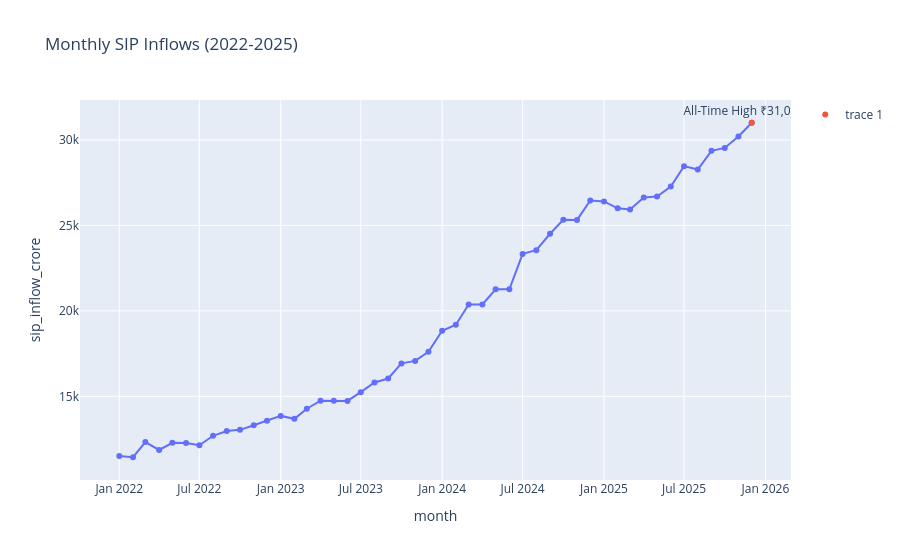

Source (notebook cell):
### Code cell
fig = px.line(
    sip,
    x="month",
    y="sip_inflow_crore",
    title="Monthly SIP Inflows (2022-2025)",
    markers=True
)

fig.add_scatter(
    x=[max_sip["month"]],
    y=[max_sip["sip_inflow_crore"]],
    mode="markers+text",
    text=["All-Time High ₹31,002 Cr"],
    textposition="top center"
)

fig.show()
